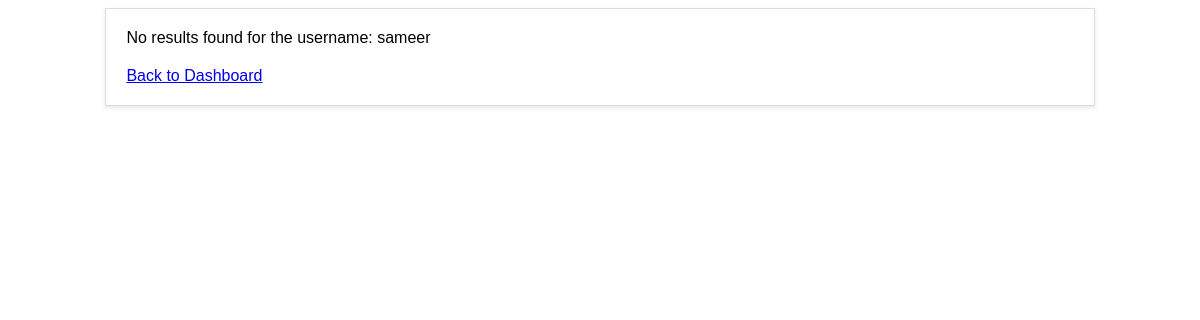
The page /exam_result.php?username=sameer on the database as committed earlier.
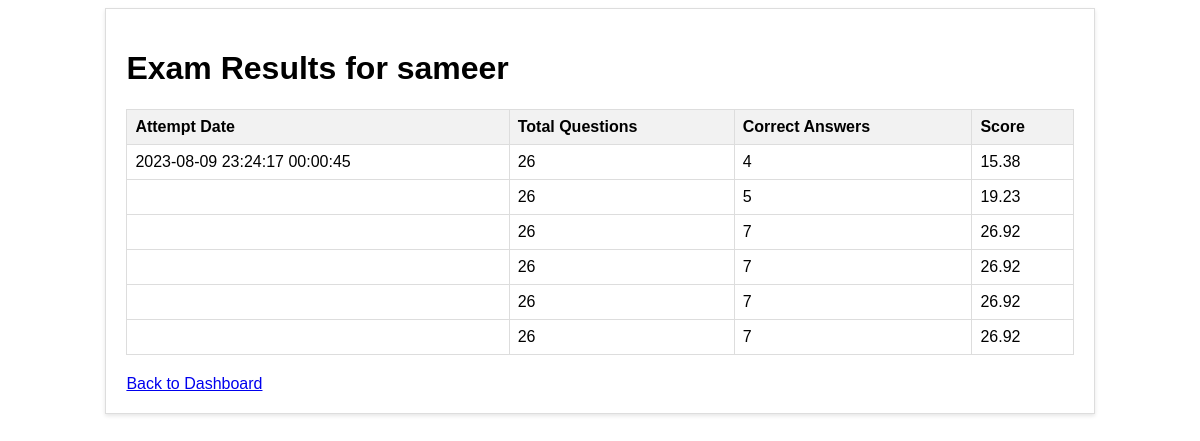
The same page on the database as committed later.
### tables this page shows
CREATE TABLE `exam_results` (
  `id` int(11) NOT NULL,
  `username` varchar(25) NOT NULL,
  `total_questions` int(11) NOT NULL,
  `correct_answers` int(11) NOT NULL,
  `score` decimal(5,2) NOT NULL,
  `attempt_date` datetime DEFAULT NULL,
  `attempt_time` time DEFAULT NULL
);

### exam_result.php (the view, shortened to what this page needs)
<!DOCTYPE html>
<html>
<head>
</head>
<body>
<div class="result-container">
<?php
$host = 'localhost';
$username = 'root';
$password = 'root';
$database = 'quiz';
$conn = new mysqli($host, $username, $password, $database);
if (isset($_GET['username'])) {
    $username = mysqli_real_escape_string($conn, $_GET['username']);
    $sql = "SELECT * FROM exam_results WHERE username = '$username' ORDER BY attempt_date DESC, attempt_time DESC";
    $result = $conn->query($sql);
    if ($result->num_rows > 0) {
        ?>
        <h1>Exam Results for <?php echo $username; ?></h1>
        <table>
            <tr>
                <th>Attempt Date</th>
                <th>Total Questions</th>
                <th>Correct Answers</th>
                <th>Score</th>
            </tr>
            <?php
            while ($row = $result->fetch_assoc()) {
                ?>
                <tr>
                    <td><?php echo $row["attempt_date"] . ' ' . $row["attempt_time"]; ?></td>
                    <td><?php echo $row["total_questions"]; ?></td>
                    <td><?php echo $row["correct_answers"]; ?></td>
                    <td><?php echo $row["score"]; ?></td>
                </tr>
                <?php
            }
            ?>
        </table>
        <?php
    } else {
        echo "No results found for the username: " . $username;
    }
} else {
    echo "Username parameter is missing.";
}
?>
<a class="back-link" href="dashboard.php">Back to Dashboard</a>
</div>
</body>
</html>

Rows that differ between the two databases and show on the page:
added exam_results: attempt_date "2023-08-09 23:24:17", attempt_time "00:00:45", total_questions "26", correct_answers "4", score "15.38"
added exam_results: total_questions "26", correct_answers "5", score "19.23"
added exam_results: total_questions "26", correct_answers "7", score "26.92"
added exam_results: total_questions "26", correct_answers "7", score "26.92"
added exam_results: total_questions "26", correct_answers "7", score "26.92"
added exam_results: total_questions "26", correct_answers "7", score "26.92"
Other text that changed with them:
$username: (not shown) → "sameer"
$username: "sameer" → (not shown)
text no longer shown: "No results found for the username:"
text now shown: "Exam Results for Attempt Date Total Questions Correct Answers Score"
